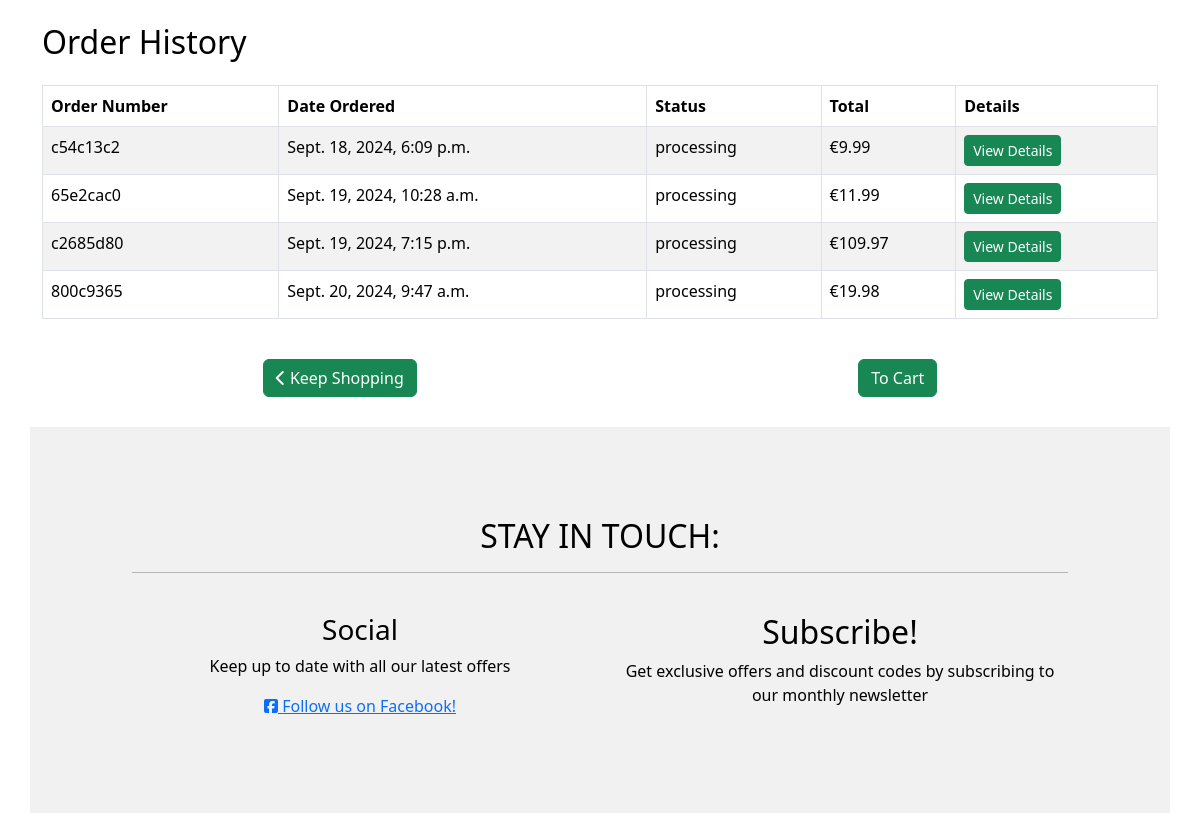
Page /profiles/profiles/ (signed in, lower part) on the earlier database version.
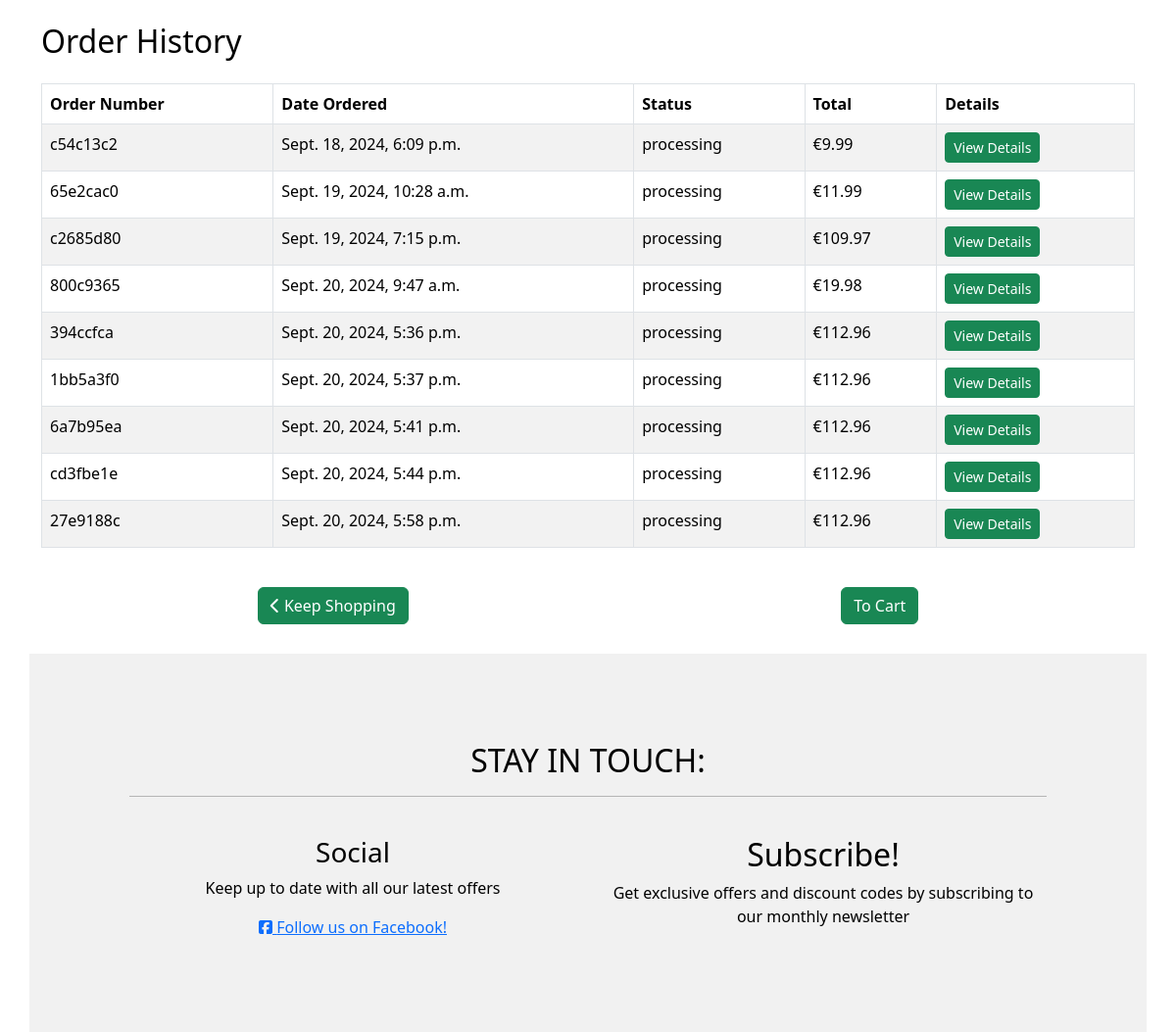
Same page on the later database version.
### checkout/models.py (models this page shows, shortened)
class Order(models.Model):
    user = models.ForeignKey(settings.AUTH_USER_MODEL, on_delete=models.SET_NULL, null=True, blank=True)
    profile = models.ForeignKey('profiles.Profile', on_delete=models.SET_NULL, null=True, blank=True, related_name='orders')
    full_name = models.CharField(max_length=100)
    email = models.EmailField()
    phone_number = models.CharField(max_length=15)
    address_line_1 = models.CharField(max_length=255)
    address_line_2 = models.CharField(max_length=255, blank=True, null=True)
    city = models.CharField(max_length=100)
    postal_code = models.CharField(max_length=20, blank=True, null=True)
    country = models.CharField(max_length=50, blank=False, null=False)
    date_ordered = models.DateTimeField(auto_now_add=True)
    order_total = models.DecimalField(max_digits=10, decimal_places=2, default=0.00)
    delivery_cost = models.DecimalField(max_digits=6, decimal_places=2, default=7.00)
    grand_total = models.DecimalField(max_digits=10, decimal_places=2, default=0.00)
    stripe_payment_intent = models.CharField(max_length=200, null=True, blank=True) # Stores Stripe payment intent ID
    order_number = models.CharField(max_length=8, default=generate_short_order_number, null=False, editable=False, unique=True)
    payment_status = models.CharField(max_length=10, choices=[
        ('pending', 'Pending'),
        ('completed', 'Completed'),
        ('failed', 'Failed'),
        ('refunded', 'Refunded')], default='pending')
    order_status = models.CharField(max_length=12, choices=[
        ('processing', 'Processing'),
        ('shipped', 'Shipped'),
        ('delivered', 'Delivered'),
        ('cancelled', 'Cancelled')], default='processing')

### profiles/views.py (the view)
# urls.py: path('profiles/', views.profile_view, name='profile_view'),
@login_required
def profile_view(request):
    profile = request.user.profile
    profile, created = Profile.objects.get_or_create(user=request.user)
    form = ProfileForm(instance=profile)
    if request.method == 'POST':
        form = ProfileForm(request.POST, instance=profile)
        if form.is_valid():
            form.save()
            messages.success(request, 'Your profile information has been updated.')
            return redirect('profile_view')  # Redirect to the profile page after saving
    orders = Order.objects.filter(user=request.user)
    context = {
        'form': form,
        'orders': orders,
        'profile': profile,
        'user_name': request.user.get_full_name() or request.user.username
    }
    return render(request, 'profiles/profile.html', context)

### profiles/templates/profiles/profile.html (shortened to what this page needs)
{% extends 'base.html' %}
{% block content %}
<div class="container mt-5">
    <h2 class="mb-4">Order History</h2>
    {% if orders %}
    <div class="table-responsive">
        <table class="table table-striped table-bordered">
            <thead class="thead-dark">
                <tr>
                    <th>Order Number</th>
                    <th>Date Ordered</th>
                    <th>Status</th>
                    <th>Total</th>
                    <th>Details</th>
                </tr>
            </thead>
            <tbody>
                {% for order in orders %}
                <tr>
                    <td>{{ order.order_number }}</td>
                    <td>{{ order.date_ordered }}</td>
                    <td>{{ order.order_status }}</td>
                    <td>€{{ order.grand_total|floatformat:2 }}</td>
                    <td>
                        <a href="{% url 'order_detail' order.id %}" class="btn btn-success btn-sm">View Details</a>
                    </td>
                </tr>
                {% endfor %}
            </tbody>
        </table>
    </div>
    {% else %}
    <div class="alert alert-warning" role="alert">
        You have no past orders.
    </div>
    {% endif %}
    <div class="d-flex justify-content-around align-items-center mt-4">
        <a class="btn btn-success" href="{% url 'product_list' %}">
            <i class="fas fa-chevron-left"></i> Keep Shopping
        </a>
        <a class="btn btn-success" href="{% url 'cart_detail' %}">To Cart</a>
    </div>
</div>
{% endblock %}

Differences in the rows shown:
added Order: order_number "394ccfca", date_ordered "Sept. 20, 2024, 5:36 p.m.", order_status "processing", grand_total "112.96"
added Order: order_number "1bb5a3f0", date_ordered "Sept. 20, 2024, 5:37 p.m.", order_status "processing", grand_total "112.96"
added Order: order_number "6a7b95ea", date_ordered "Sept. 20, 2024, 5:41 p.m.", order_status "processing", grand_total "112.96"
added Order: order_number "cd3fbe1e", date_ordered "Sept. 20, 2024, 5:44 p.m.", order_status "processing", grand_total "112.96"
added Order: order_number "27e9188c", date_ordered "Sept. 20, 2024, 5:58 p.m.", order_status "processing", grand_total "112.96"
